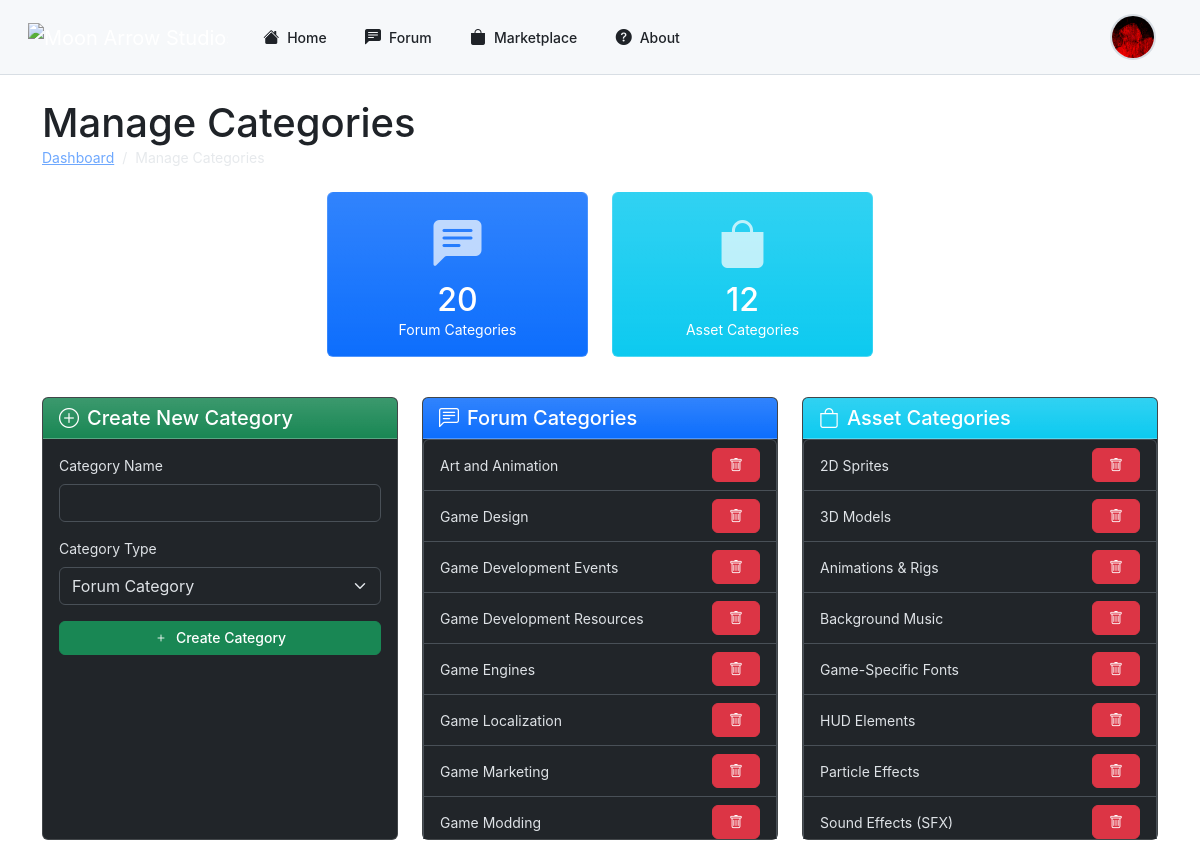
Screenshot of /php/admin/manage_categories.php (signed in) with the database file from the repository.
### tables this page shows
CREATE TABLE IF NOT EXISTS `categories` (
  `id` int NOT NULL AUTO_INCREMENT,
  `name` varchar(100) NOT NULL,
  PRIMARY KEY (`id`)
);

CREATE TABLE IF NOT EXISTS `asset_categories` (
  `id` int NOT NULL AUTO_INCREMENT,
  `name` varchar(100) NOT NULL,
  PRIMARY KEY (`id`)
);

### php/admin/manage_categories.php (the view, shortened to what this page needs)
<?php
require_once '../db_connect.php';
$forum_categories_query = "SELECT id, name FROM categories ORDER BY name";
$forum_categories_result = $conn->query($forum_categories_query);
$forum_categories = [];
while ($row = $forum_categories_result->fetch_assoc()) {
    $forum_categories[] = $row;
}
$asset_categories_query = "SELECT id, name FROM asset_categories ORDER BY name";
$asset_categories_result = $conn->query($asset_categories_query);
$asset_categories = [];
while ($row = $asset_categories_result->fetch_assoc()) {
    $asset_categories[] = $row;
}
$forum_category_count_query = "SELECT COUNT(*) as count FROM categories";
$forum_category_count_result = $conn->query($forum_category_count_query);
$forum_category_count = $forum_category_count_result->fetch_assoc()['count'];
$asset_category_count_query = "SELECT COUNT(*) as count FROM asset_categories";
$asset_category_count_result = $conn->query($asset_category_count_query);
$asset_category_count = $asset_category_count_result->fetch_assoc()['count'];
?>
<!DOCTYPE html>
<html lang="en" data-bs-theme="dark">
<head>
    <link rel="stylesheet" href="https://cdn.jsdelivr.net/npm/bootstrap-icons@1.11.3/font/bootstrap-icons.min.css">
    <link rel="stylesheet" href="https://cdn.jsdelivr.net/npm/bootstrap@5.3.3/dist/css/bootstrap.min.css">
</head>
<body>
    <?php include('../header.php'); ?>
    <div class="container py-4">
        <div class="d-flex justify-content-between align-items-center mb-4">
        <div>
        <h1 class="mb-0">Manage Categories</h1>
        <nav aria-label="breadcrumb">
            <ol class="breadcrumb mb-0">
                <li class="breadcrumb-item"><a href="dashboard.php">Dashboard</a></li>
                <li class="breadcrumb-item active" aria-current="page">Manage Categories</li>
            </ol>
        </nav>
    </div>
        </div>
        <div class="row mb-4 justify-content-center">
            <div class="col-md-3 mb-3">
                <div class="card dashboard-card bg-primary bg-gradient text-white">
                    <div class="card-body text-center">
                        <i class="bi bi-chat-left-text-fill stats-icon"></i>
                        <h3 class="fs-2 mb-0"><?php echo $forum_category_count; ?></h3>
                        <p class="mb-0">Forum Categories</p>
                    </div>
                </div>
            </div>
            <div class="col-md-3 mb-3">
                <div class="card dashboard-card bg-info bg-gradient text-white">
                    <div class="card-body text-center">
                        <i class="bi bi-bag-fill stats-icon"></i>
                        <h3 class="fs-2 mb-0"><?php echo $asset_category_count; ?></h3>
                        <p class="mb-0">Asset Categories</p>
                    </div>
                </div>
            </div>
        </div>
        <div class="row">
            <div class="col-md-4 mb-4">
                <div class="card card-compact h-100">
                    <div class="card-header bg-success bg-gradient text-white">
                        <h5 class="mb-0"><i class="bi bi-plus-circle me-2"></i>Create New Category</h5>
                    </div>
                    <div class="card-body">
                        <form action="manage_categories.php" method="POST">
                            <div class="mb-3">
                                <label for="category_name" class="form-label">Category Name</label>
                                <input type="text" class="form-control" id="category_name" name="category_name" required>
                            </div>
                            <div class="mb-3">
                                <label for="category_type" class="form-label">Category Type</label>
                                <select class="form-select" id="category_type" name="category_type" required>
                                    <option value="forum">Forum Category</option>
                                </select>
                            </div>
                            <button type="submit" name="create_category" class="btn btn-success w-100">
                                <i class="bi bi-plus me-2"></i>Create Category
                            </button>
                        </form>
                    </div>
                </div>
            </div>
            <div class="col-md-4 mb-4">
                <div class="card card-compact h-100">
                    <div class="card-header bg-primary bg-gradient text-white">
                        <h5 class="mb-0"><i class="bi bi-chat-left-text me-2"></i>Forum Categories</h5>
                    </div>
                    <div class="card-body p-0 scrollable-categories">
                        <?php if (empty($forum_categories)): ?>
                            <div class="p-3 text-center text-muted">
                                No forum categories found.
                            </div>
                        <?php else: ?>
                            <ul class="list-group category-list">
                                <?php foreach ($forum_categories as $category): ?>
                                    <li class="list-group-item d-flex justify-content-between align-items-center">
                                        <?php echo htmlspecialchars($category['name']); ?>
                                        <button class="btn btn-sm btn-danger" data-bs-toggle="modal"
                                                data-bs-target="#deleteCategoryModal"
                                                data-category-id="<?php echo $category['id']; ?>"
                                                data-category-name="<?php echo htmlspecialchars($category['name']); ?>"
                                                data-category-type="forum">
                                            <i class="bi bi-trash"></i>
                                        </button>
                                    </li>
                                <?php endforeach; ?>
                            </ul>
                        <?php endif; ?>
                    </div>
                </div>
            </div>
            <div class="col-md-4 mb-4">
                <div class="card card-compact h-100">
                    <div class="card-header bg-info bg-gradient text-white">
                        <h5 class="mb-0"><i class="bi bi-bag me-2"></i>Asset Categories</h5>
                    </div>
                    <div class="card-body p-0 scrollable-categories">
                        <?php if (empty($asset_categories)): ?>
                            <div class="p-3 text-center text-muted">
                                No asset categories found.
                            </div>
                        <?php else: ?>
                            <ul class="list-group category-list">
                                <?php foreach ($asset_categories as $category): ?>
                                    <li class="list-group-item d-flex justify-content-between align-items-center">
                                        <?php echo htmlspecialchars($category['name']); ?>
                                        <button class="btn btn-sm btn-danger" data-bs-toggle="modal"
                                                data-bs-target="#deleteCategoryModal"
                                                data-category-id="<?php echo $category['id']; ?>"
                                                data-category-name="<?php echo htmlspecialchars($category['name']); ?>"
                                                data-category-type="asset">
                                            <i class="bi bi-trash"></i>
                                        </button>
                                    </li>
                                <?php endforeach; ?>
                            </ul>
                        <?php endif; ?>
                    </div>
                </div>
            </div>
        </div>
    </div>

### php/admin/manage_categories.php (style rules this page uses)
.category-list .list-group-item { display: flex; justify-content: space-between; align-items: center; }
.scrollable-categories { max-height: 400px; overflow-y: auto; }
.card-compact { max-height: 500px; display: flex; flex-direction: column; }
.card-compact .card-body { overflow-y: auto; }
.dashboard-card .stats-icon { font-size: 3rem; opacity: 0.7; margin-bottom: 10px; }
.dashboard-card { transition: transform 0.3s ease-in-out; }

### php/header.php (style rules this page uses)
:root { --color-canvas-default: #ffffff; --color-canvas-subtle: #f6f8fa; --color-border-default: #d0d7de; --color-border-muted: #d8dee4; --color-btn-primary-bg: #2da44e; --color-btn-primary-hover-bg: #2c974b; --color-fg-default: #1F2328; --color-fg-muted: #656d76; --color-accent-fg: #0969da; --color-input-bg: #ffffff; --color-card-bg: #ffffff; --color-card-border: #d0d7de; --color-header-bg: #f6f8fa; --color-modal-bg: #ffffff; --color-alert-error-bg: #FFEBE9; --color-alert-error-border: rgba(255, 129, 130, 0.4); --color-alert-error-fg: #cf222e; --animation-duration: 0.8s; }
.header { font-family: -apple-system, BlinkMacSystemFont, "Segoe UI", "Noto Sans", Helvetica, Arial, sans-serif; background-color: var(--color-canvas-default); color: var(--color-fg-default); line-height: 1.5; font-size: 14px; }
.header .btn { border-radius: 6px; padding: 6px 16px; font-size: 14px; font-weight: 500; line-height: 20px; transition: all 0.2s cubic-bezier(0.3, 0, 0.5, 1); white-space: nowrap; }
.nav-link, .btn, .dropdown-item, .profile-btn { transition: all 0.2s cubic-bezier(0.4, 0, 0.2, 1); }

### rows the page displays
categories: name "Art and Animation"
categories: name "Game Design"
categories: name "Game Development Events"
categories: name "Game Development Resources"
categories: name "Game Engines"
categories: name "Game Localization"
categories: name "Game Marketing"
categories: name "Game Modding"
asset_categories: name "2D Sprites"
asset_categories: name "3D Models"
asset_categories: name "Animations & Rigs"
asset_categories: name "Background Music"
asset_categories: name "Game-Specific Fonts"
asset_categories: name "HUD Elements"
asset_categories: name "Particle Effects"
asset_categories: name "Sound Effects (SFX)"

### other values shown
$forum_category_count "20"
$asset_category_count "12"
